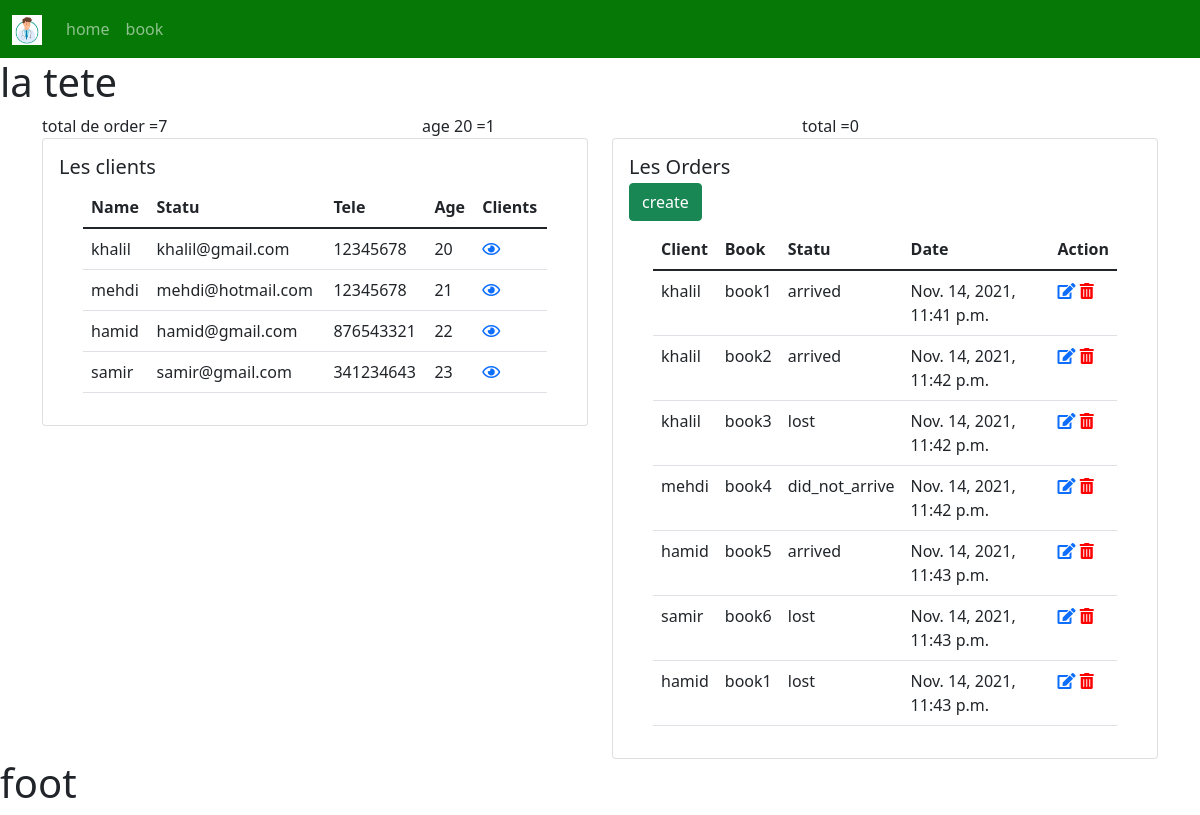
Before: / with the older database file.
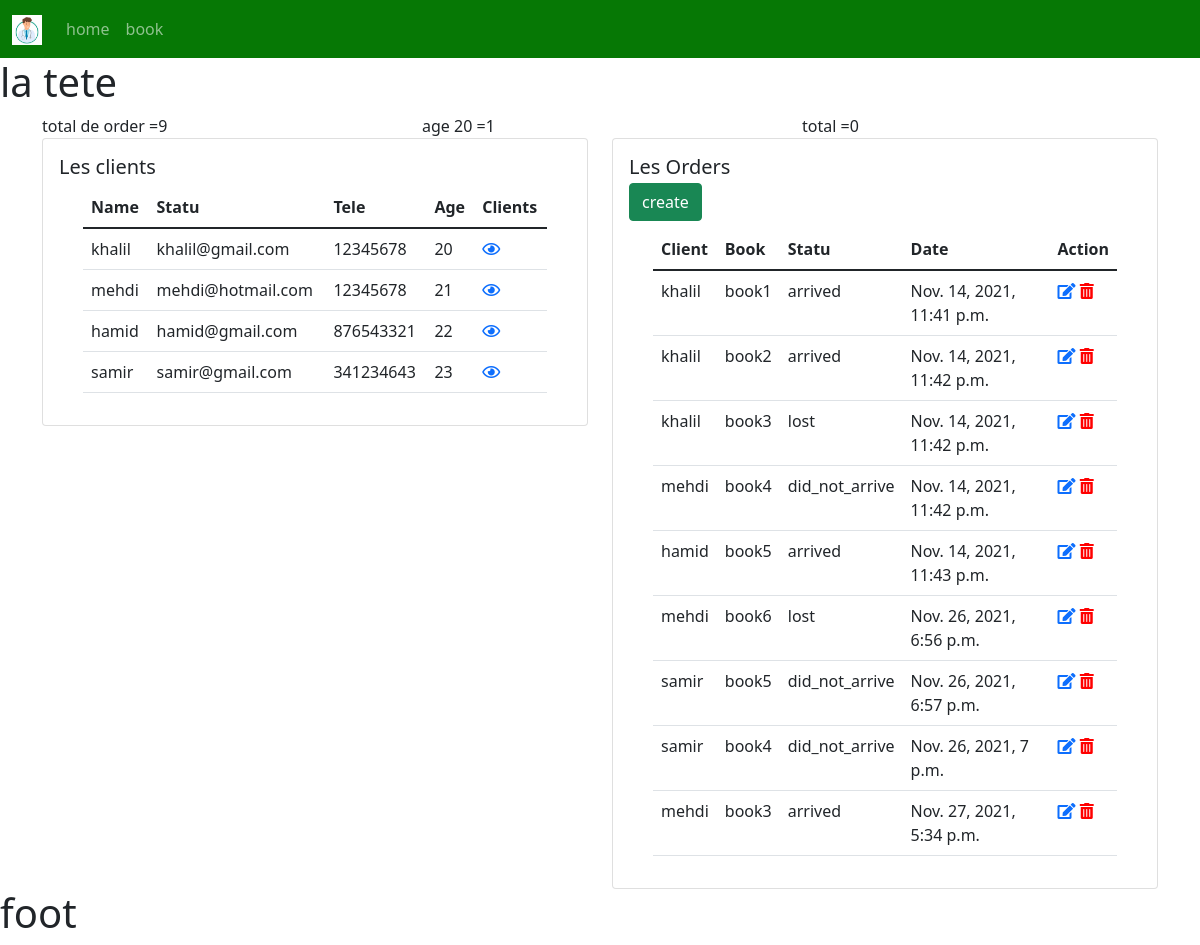
After: the same page with the newer database file.
### cabinetMedical/models.py (models this page shows)
class Client(models.Model):
    name = models.CharField(max_length = 100 , null=True)
    email = models.CharField(max_length = 100 , null=True)
    tele = models.CharField(max_length = 50 , null=True)
    age = models.CharField( max_length=2 , null=True)
    date_created = models.DateTimeField(auto_now_add=True , null=True)
    def __str__(self):
        return self.name

class Order(models.Model):
    STATU = (
        ('arrived ','arrived '),
        ('lost ','lost '),
        ('did_not_arrive ','did_not_arrive ')
    )
    client = models.ForeignKey(Client , null=True , on_delete=models.SET_NULL)
    books = models.ForeignKey(book , null=True , on_delete=models.SET_NULL)
    tags = models.ManyToManyField(Tag)
    date_created = models.DateTimeField(auto_now_add=True , null=True)
    status = models.CharField(max_length = 50 , null=True , choices=STATU)

class book(models.Model):
    STATUS= (
        ('comidy','comidy'),
        ('Fantasy','Fantasy'),
        ('Horror','Horror')
    )
    name = models.CharField(max_length = 100 , null=True)
    statu = models.CharField(max_length = 50 , null=True , choices=STATUS)
    date_created = models.DateTimeField(auto_now_add=True , null=True)
    ville = models.CharField(max_length = 100 , null=True)
    client = models.ForeignKey(Client , null=True ,on_delete=models.SET_NULL )
    tags = models.ManyToManyField(Tag)
    def __str__(self):
        return self.name

### cabinetMedical/views.py (the view)
# urls.py: 2. Add a URL to urlpatterns:  path('', views.home, name='home')
def home(request):
    vclient = Client.objects.all()
    t_age = vclient.filter(age='20').count()
    vorder = Order.objects.all()
    t_orders = vorder.count()
    a_orders = vorder.filter(status='arrived').count()
    l_orders = vorder.filter(status='lost').count()
    d_orders = vorder.filter(status='did_not_arrive').count()
    context = {'vclients' : vclient,
                't_age' : t_age ,
                'order': vorder ,
                't_orders' : t_orders,
                'a_orders' : a_orders,
                'l_orders' : l_orders,
                'd_orders' : d_orders,
                }
    return render (request , 'cabinetMedical/home.html',context)

### cabinetMedical/templates/cabinetMedical/home.html
{% extends 'cabinetMedical/projeet.html' %}
{% block content %}
<div class="container">
    <div class="row">
      <div class="col">
        total de order ={{t_orders}}
      </div>
      <div class="col">
          age 20 ={{t_age}}
      </div>
      <div class="col">
        total ={{a_orders}}
      </div>
    </div>
  </div>
<div class="container">
    <div class="row">
      <div class="col-lg-6">
          <div class="card" >
                <div class="card-body">
                  <h5 class="card-title"> Les clients</h5>
                  <div class="container">
                      <table class="table">
                            <thead>
                              <tr>
                                <th scope="col">Name</th>
                                <th scope="col">Statu</th>
                                <th scope="col">Tele</th>
                                <th scope="col">Age</th>
                                <th>Clients</th>
                              </tr>
                            </thead>
                            <tbody>
                                {% for item in vclients %}
                            <tr>
                                <td>{{item.name}}</td>
                                <td>{{item.email}}</td>
                                <td>{{item.tele}}</td>
                                <td>{{item.age}}</td>
                                <td> <a href=" {% url 'client' item.id %} "> <i class="far fa-eye"></i> </a> </td>
                            </tr>
                                {% endfor  %}
                            </tbody>
                          </table>
                      </div>
                </div>
              </div>
      </div>
      <div class="col">
          <div class="card" >
                <div class="card-body">
                  <h5 class="card-title">Les Orders</h5>
                  <h6 class="card-subtitle mb-2 text-muted"><a class="btn btn-success" href="{% url 'create' %}">create</a></h6>
                  <div class="container">
                      <table class="table">
                            <thead>
                              <tr>
                                <th scope="col">Client</th>
                                <th scope="col">Book</th>
                                <th scope="col">Statu</th>
                                <th scope="col">Date</th>
                                <th>Action</th>
                              </tr>
                            </thead>
                            <tbody>
                                {% for item in order %}
                            <tr>
                                <td>{{item.client}}</td>
                                <td>{{item.books}}</td>
                                <td>{{item.status}}</td>
                                <td>{{item.date_created}}</td>
                                <td>
                                  <a href="{% url 'update' item.id %}"><i class="fas fa-edit"></i></i></a>
                                  <a href="{% url 'delete' item.id %}"><i style="color: #ff0000;" class="fas fa-trash-alt"></i></a>
                                </td>
                            </tr>
                                {% endfor  %}
                            </tbody>
                          </table>
                      </div>
                </div>
              </div>
      </div>
    </div>
  </div>
{% endblock  %}

### cabinetMedical/templates/cabinetMedical/projeet.html (shortened to what this page needs)
{% load static %}
<!DOCTYPE html>
<html lang="en">
<head>
    <link href="https://cdn.jsdelivr.net/npm/bootstrap@5.1.3/dist/css/bootstrap.min.css" rel="stylesheet">
    <link rel="stylesheet" href="https://pro.fontawesome.com/releases/v5.10.0/css/all.css"/>
    <link rel="stylesheet" type="text/css" href=" {% static '/css/style.css' %} ">
</head>
<body>
{% include "cabinetMedical/page2.html" %}
<h1>la tete</h1>
    {% block content  %}
    {% endblock  %}
<h1>foot</h1>
</body>
</html>

### cabinetMedical/templates/cabinetMedical/page2.html (shortened to what this page needs)
{% load static %}
<nav class="navbar navbar-expand-lg navbar-dark bg-dark">
    <div class="container-fluid">
      <a class="navbar-brand" href="{% url 'home' %}">
        <img src=" {% static '/images/medcin.jpg' %} " alt="" width="30" height="30"></a>
      <div class="collapse navbar-collapse" id="navbarSupportedContent">
        <ul class="navbar-nav me-auto mb-2 mb-lg-0">
          <li class="nav-item">
            <a class="nav-link" href="{% url 'home' %}"  >home</a>
          </li>
          <li class="nav-item">
            <a class="nav-link" href="{% url 'book' %}" >book</a>
          </li>
        </ul>
      </div>
    </div>
  </nav>

### static/css/style.css (style rules this page uses)
.bg-dark { --bs-bg-opacity: 1; background-color: #067805 !important; }

Changed rows visible on the page:
removed Order: client "samir", books "book6", status "lost", date_created "Nov. 14, 2021, 11:43 p.m."
removed Order: client "hamid", books "book1", status "lost", date_created "Nov. 14, 2021, 11:43 p.m."
added Order: client "mehdi", books "book6", status "lost", date_created "Nov. 26, 2021, 6:56 p.m."
added Order: client "samir", books "book5", status "did_not_arrive", date_created "Nov. 26, 2021, 6:57 p.m."
added Order: client "samir", books "book4", status "did_not_arrive", date_created "Nov. 26, 2021, 7 p.m."
added Order: client "mehdi", books "book3", status "arrived", date_created "Nov. 27, 2021, 5:34 p.m."
Other visible differences:
{{ t_orders }}: "7" → "9"
